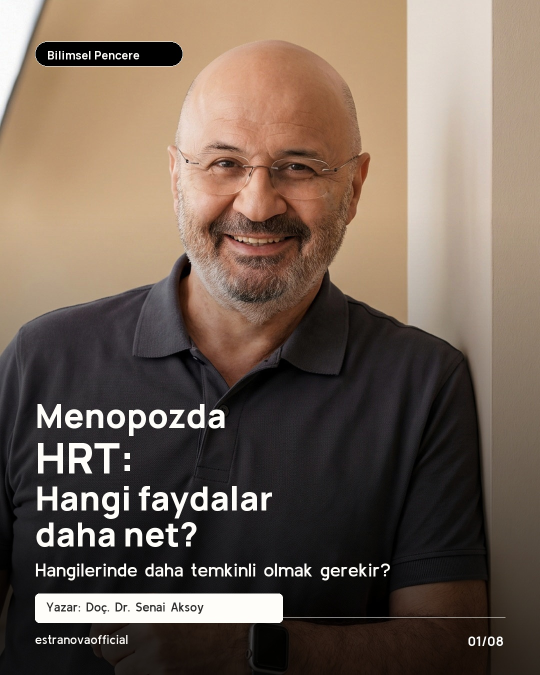
#> input picture output/instagram/2026-06-30-menopoz-hrt-avantajlari/estranova-hrt-carousel-01.jpg, 1080 x 1350 px, given in place of fotograf_4x5_1080x1350.jpg, which was not available (shown at 1/2 size); the run also reads 1 picture not shown here
$ python render_hrt_instagram_carousel.py
#> lines starting #> are read from the running program, lines starting #| are printed output that depends on the picture; pictures that were not available may be replaced by others from this repository, and a replacement may not be noted
from pathlib import Path
import textwrap

from PIL import Image, ImageDraw, ImageFont, ImageFilter


ROOT = Path(__file__).resolve().parents[1]
OUT = ROOT / "output" / "instagram" / "2026-06-30-menopoz-hrt-avantajlari"
PHOTO = Path(r"C:\Users\KC3\Downloads\fotograf_4x5_1080x1350.jpg")
STILL_LIFE = ROOT / "public" / "images" / "library" / "editorial" / "by-vajinal-saglik.webp"
FONT_DIR = ROOT / "scripts" / "fonts"

W, H = 1080, 1350

COLORS = {
    "cream": "#fffdf9",
    "cream_warm": "#f7f1ea",
    "ink": "#2d2d2d",
    "muted": "#6f625f",
    "pink": "#D81B60",
    "black": "#000000",
    "white": "#ffffff",
    "gold": "#b59a6a",
}


def font(name, size):
    return ImageFont.truetype(str(FONT_DIR / name), size=size)


FONTS = {
    "brand": font("Manrope-ExtraBold.ttf", 34),
    "eyebrow": font("Manrope-Bold.ttf", 48),
    "eyebrow_small": font("Manrope-Bold.ttf", 23),
    "title_xl": font("Manrope-ExtraBold.ttf", 84),
    "title_l": font("Manrope-ExtraBold.ttf", 66),
    "title": font("Manrope-ExtraBold.ttf", 58),
    "title_poster": font("Manrope-ExtraBold.ttf", 72),
    "subtitle": font("KulimPark-SemiBold.ttf", 38),
    "pull": font("KulimPark-SemiBoldItalic.ttf", 43),
    "quote": font("KulimPark-Regular.ttf", 60),
    "quote_sm": font("KulimPark-Regular.ttf", 52),
    "quote_bold": font("KulimPark-SemiBold.ttf", 48),
    "body": font("KulimPark-Regular.ttf", 35),
    "body_sm": font("KulimPark-Regular.ttf", 31),
    "body_bold": font("KulimPark-SemiBold.ttf", 36),
    "caption": font("KulimPark-Regular.ttf", 25),
    "caption_bold": font("KulimPark-SemiBold.ttf", 25),
    "number": font("Manrope-Bold.ttf", 26),
}


def hex_to_rgb(value):
    value = value.lstrip("#")
    return tuple(int(value[i : i + 2], 16) for i in (0, 2, 4))


def text_size(draw, text, fnt):
    box = draw.textbbox((0, 0), text, font=fnt)
    return box[2] - box[0], box[3] - box[1]


def wrap_text(draw, text, fnt, max_width):
    lines = []
    for paragraph in text.split("\n"):
        words = paragraph.split()
        line = ""
        for word in words:
            candidate = word if not line else f"{line} {word}"
            if text_size(draw, candidate, fnt)[0] <= max_width:
                line = candidate
            else:
                if line:
                    lines.append(line)
                if text_size(draw, word, fnt)[0] > max_width:
                    chunks = textwrap.wrap(word, width=18)
                    lines.extend(chunks[:-1])
                    line = chunks[-1]
                else:
                    line = word
        if line:
            lines.append(line)
        lines.append("")
    if lines and lines[-1] == "":
        lines.pop()
    return lines


# [10 lines left out: function draw_wrapped, not called in this run]


def draw_centered_wrapped(draw, center_y, text, fnt, fill, max_width, line_gap=16, paragraph_gap=24):
    lines = wrap_text(draw, text, fnt, max_width)
    heights = []
    total = 0
    for line in lines:
        if not line:
            heights.append(paragraph_gap)
            total += paragraph_gap
        else:
            h = text_size(draw, line, fnt)[1]
            heights.append(h)
            total += h + line_gap
    if lines:
        total -= line_gap
    y = center_y - total // 2
    for line, h in zip(lines, heights):
        if not line:
            y += h
            continue
        tw, _ = text_size(draw, line, fnt)
        draw.text(((W - tw) / 2, y), line, font=fnt, fill=fill)
        y += h + line_gap
    return y


def rounded(draw, box, radius, fill, outline=None, width=1):
    draw.rounded_rectangle(box, radius=radius, fill=fill, outline=outline, width=width)


def add_footer(draw, idx, total=8, dark=False):
    fill = COLORS["cream"] if dark else COLORS["ink"]
    muted = "#ffffffcc" if dark else "#2d2d2dcc"
    draw.text((70, H - 86), "estranovaofficial", font=FONTS["caption_bold"], fill=fill)
    draw.text((W - 145, H - 86), f"{idx:02d}/{total:02d}", font=FONTS["number"], fill=muted)
    draw.line((70, H - 116, W - 70, H - 116), fill=fill if dark else "#00000066", width=1)


def make_gradient_overlay():
    overlay = Image.new("RGBA", (W, H), (0, 0, 0, 0))
    px = overlay.load()
    for y in range(H):
        for x in range(W):
            bottom = max(0, (y - 420) / (H - 420))
            left = max(0, (650 - x) / 650)
            alpha = int(185 * bottom + 80 * left * bottom)
            px[x, y] = (0, 0, 0, min(alpha, 215))
    return overlay.filter(ImageFilter.GaussianBlur(8))


def slide_cover():
    img = Image.open(PHOTO).convert("RGB").resize((W, H), Image.Resampling.LANCZOS)
    img = img.convert("RGBA")
    img.alpha_composite(make_gradient_overlay())
    draw = ImageDraw.Draw(img)

    rounded(draw, (70, 83, 365, 132), 24, "#00000080", outline="#ffffff55")
    draw.text((94, 94), "Bilimsel Pencere", font=FONTS["eyebrow_small"], fill=COLORS["cream"])

    y = 785
    draw.text((70, y), "Menopozda", font=FONTS["title_l"], fill=COLORS["cream"])
    y += 72
    draw.text((70, y), "HRT:", font=FONTS["title_xl"], fill=COLORS["cream"])
    y += 93
    draw.text((70, y), "Hangi faydalar", font=FONTS["title_l"], fill=COLORS["cream"])
    y += 72
    draw.text((70, y), "daha net?", font=FONTS["title_l"], fill=COLORS["cream"])

    y += 95
    draw.text(
        (70, y),
        "Hangilerinde daha temkinli olmak gerekir?",
        font=FONTS["subtitle"],
        fill="#fffdf9e8",
    )
    y += 70
    rounded(draw, (70, y, 565, y + 58), 8, "#fffdf9e8")
    draw.text((92, y + 12), "Yazar: Doç. Dr. Senai Aksoy", font=FONTS["caption_bold"], fill=COLORS["ink"])

    add_footer(draw, 1, dark=True)
    return img.convert("RGB")


# [29 lines left out: functions base_slide, draw_body_slide, not called in this run]


def cover_crop(image, focus_x=0.5, focus_y=0.5):
    src_w, src_h = image.size
    scale = max(W / src_w, H / src_h)
    new_w = int(src_w * scale)
    new_h = int(src_h * scale)
    resized = image.resize((new_w, new_h), Image.Resampling.LANCZOS)
    left = int((new_w - W) * focus_x)
    top = int((new_h - H) * focus_y)
    left = max(0, min(left, new_w - W))
    top = max(0, min(top, new_h - H))
    return resized.crop((left, top, left + W, top + H))


# [31 lines left out: function slide_photo_five, not called in this run]


def add_noise(img, opacity=18):
    noise = Image.effect_noise((W, H), 18).convert("L")
    alpha = Image.new("L", (W, H), opacity)
    texture = Image.new("RGBA", (W, H), (255, 255, 255, 0))
    texture.putalpha(Image.composite(alpha, Image.new("L", (W, H), 0), noise.point(lambda p: 255 if p > 128 else 0)))
    base = img.convert("RGBA")
    base.alpha_composite(texture)
    return base.convert("RGB")


def quote_base(bg="#8a8580"):
    img = Image.new("RGB", (W, H), bg)
    return add_noise(img, opacity=10).convert("RGBA")


def add_quote_brand(draw, idx, total=8):
    brand = "E S T R A N O V A"
    bw, _ = text_size(draw, brand, FONTS["brand"])
    draw.text(((W - bw) / 2, H - 178), brand, font=FONTS["brand"], fill="#fffdf9f2")
    dot_y = H - 112
    spacing = 22
    start_x = W / 2 - ((total - 1) * spacing) / 2
    for i in range(total):
        fill = "#fffdf9" if i + 1 == idx else "#fffdf96a"
        r = 6 if i + 1 == idx else 5
        x = start_x + i * spacing
        draw.ellipse((x - r, dot_y - r, x + r, dot_y + r), fill=fill)


def quote_slide(idx, top, text, bg="#8a8580", small=False):
    img = quote_base(bg)
    draw = ImageDraw.Draw(img)
    tw, _ = text_size(draw, top.upper(), FONTS["eyebrow"])
    draw.text(((W - tw) / 2, 128), top.upper(), font=FONTS["eyebrow"], fill="#fffdf9e8")
    fnt = FONTS["quote_sm"] if small else FONTS["quote"]
    draw_centered_wrapped(draw, 638, f"“{text}”", fnt, "#fffdf9", 850, line_gap=20, paragraph_gap=32)
    add_quote_brand(draw, idx)
    return img.convert("RGB")


def quote_photo_slide_five():
    bg = cover_crop(Image.open(STILL_LIFE).convert("RGB"), focus_x=0.36, focus_y=0.5).convert("RGBA")
    overlay = Image.new("RGBA", (W, H), "#514b4698")
    bg.alpha_composite(overlay)
    bg = add_noise(bg.convert("RGB"), opacity=8).convert("RGBA")
    draw = ImageDraw.Draw(bg)
    top = "DOKU KONFORU"
    tw, _ = text_size(draw, top, FONTS["eyebrow"])
    draw.text(((W - tw) / 2, 128), top, font=FONTS["eyebrow"], fill="#fffdf9e8")
    text = (
        "Kuruluk, yanma ya da cinsel birliktelikte rahatsızlık kader değildir. "
        "Bazen küçük ve hedefli bir konuşma bile günlük konforu geri çağırabilir. Doğru soru daha sade: "
        "östrojen tüm vücuda etki eden bir HRT formuyla mı düşünülmeli, yoksa vajinal bölgeye uygulanan lokal östrojen yeterli olabilir mi?"
    )
    shadow = Image.new("RGBA", (W, H), (0, 0, 0, 0))
    shadow_draw = ImageDraw.Draw(shadow)
    shadow_draw.rounded_rectangle((74, 330, 1006, 970), radius=28, fill=(40, 36, 34, 58))
    bg.alpha_composite(shadow.filter(ImageFilter.GaussianBlur(28)))
    draw = ImageDraw.Draw(bg)
    draw_centered_wrapped(draw, 638, f"“{text}”", FONTS["quote_sm"], "#ffffff", 850, line_gap=21, paragraph_gap=32)
    add_quote_brand(draw, 5)
    return bg.convert("RGB")


def quote_final():
    img = quote_base("#807b76")
    draw = ImageDraw.Draw(img)
    top = "YAZININ TAMAMI"
    tw, _ = text_size(draw, top, FONTS["eyebrow"])
    draw.text(((W - tw) / 2, 118), top, font=FONTS["eyebrow"], fill="#fffdf9e8")
    text = (
        "HRT herkes için aynı karar değildir. Faydalar gerçek olabilir; ama yaş, risk tablosu, hedeflenen yakınma "
        "ve izlem planı birlikte okununca anlam kazanır."
    )
    draw_centered_wrapped(draw, 430, f"“{text}”", FONTS["quote_sm"], "#fffdf9", 850, line_gap=20)

    url_lines = [
        "estranova.com/bilimsel-pencere/",
        "yeni-arastirmalar/",
        "menopozda-hrt-avantajlari/",
    ]
    url_font = font("Manrope-Bold.ttf", 40)
    y = 750
    for line in url_lines:
        tw, _ = text_size(draw, line, url_font)
        draw.text(((W - tw) / 2, y), line, font=url_font, fill="#fffdf9")
        y += 55
    link = "Bağlantı profilde"
    tw, _ = text_size(draw, link, FONTS["subtitle"])
    draw.text(((W - tw) / 2, y + 36), link, font=FONTS["subtitle"], fill="#fffdf9")

    note = "Genel bilgilendirme amaçlıdır; bireysel tıbbi değerlendirme yerine geçmez."
    tw, _ = text_size(draw, note, FONTS["caption"])
    draw.text(((W - tw) / 2, H - 250), note, font=FONTS["caption"], fill="#fffdf9b8")
    add_quote_brand(draw, 8)
    return img.convert("RGB")


# [28 lines left out: function slide_final, not called in this run]


SLIDES = [
    slide_cover,
    lambda: quote_slide(
        2,
        "Ana çerçeve",
        "HRT konuşulurken mesele yalnızca başlayalım mı, başlamayalım mı değildir. Daha iyi soru şudur: Hangi yakınmayı azaltmak, hangi konfor alanını geri kazanmak, hangi riski izlemek istiyoruz?",
        bg="#8c8782",
        small=True,
    ),
    lambda: quote_slide(
        3,
        "Güçlü kanıt",
        "Toplantının ortasında yüzünüzün birden alev alması, gece ter içinde uyanıp sabah hiç uyumamış gibi hissetmek... HRT’nin en net fayda alanlarından biri bu sıcak basması ve gece terlemesi yükünü azaltmasıdır.",
        bg="#7f7974",
        small=True,
    ),
    lambda: quote_slide(
        4,
        "Uyku ve yaşam",
        "HRT bir uyku ilacı değildir. Ama gece terlemesi ve sıcak basması azaldığında uykuyu bölen ana tetikleyiciler geri çekilebilir. Daha toparlanmış sabah hissi çoğu zaman bu dolaylı zincirden gelir.",
        bg="#918b85",
        small=True,
    ),
    quote_photo_slide_five,
    lambda: quote_slide(
        6,
        "Kemik sağlığı",
        "Sıcak basmaları azaldığında rahatlama günlük hayatta hızla hissedilebilir. Kemik sağlığında ise etki daha uzun vadeye yayılır: amaç kemik kaybını yavaşlatmak ve ileride oluşabilecek kırık riskini azaltmaya yardımcı olmaktır.",
        bg="#837d78",
        small=True,
    ),
    lambda: quote_slide(
        7,
        "Temkinli alanlar",
        "HRT kilo verdiren ya da gençleştiren bir yöntem gibi anlatılmamalıdır. Daha doğru cümle şudur: doğru kişide sıcak basması, gece terlemesi ve vajinal kuruluk gibi şikayetleri azaltarak yaşam kalitesini destekleyebilen tıbbi bir seçenektir.",
        bg="#8b8580",
        small=True,
    ),
    quote_final,
]


def make_contact_sheet(paths):
    thumbs = []
    for path in paths:
        img = Image.open(path).convert("RGB")
        img.thumbnail((270, 338), Image.Resampling.LANCZOS)
        thumbs.append(img.copy())
    sheet = Image.new("RGB", (4 * 300 + 50, 2 * 380 + 60), COLORS["cream"])
    draw = ImageDraw.Draw(sheet)
    for i, thumb in enumerate(thumbs):
        x = 25 + (i % 4) * 300
        y = 25 + (i // 4) * 380
        sheet.paste(thumb, (x, y))
        draw.text((x, y + thumb.height + 8), f"Slayt {i + 1}", font=FONTS["caption"], fill=COLORS["ink"])
    return sheet


def main():
    OUT.mkdir(parents=True, exist_ok=True)
    paths = []
    for i, factory in enumerate(SLIDES, start=1):
        img = factory()
        jpg_path = OUT / f"estranova-hrt-carousel-{i:02d}.jpg"
        png_path = OUT / f"estranova-hrt-carousel-{i:02d}.png"
        img.save(jpg_path, quality=95, optimize=True, progressive=True)
        img.save(png_path)
        paths.append(jpg_path)
#> this loop made 8 passes
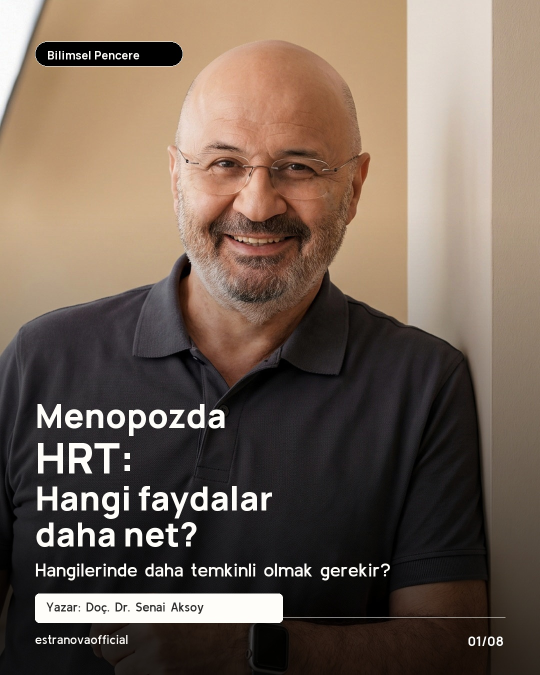
#> input picture output/instagram/2026-06-30-menopoz-hrt-avantajlari/estranova-hrt-carousel-01.jpg, 1080 x 1350 px, given in place of fotograf_4x5_1080x1350.jpg, which was not available (shown at 1/2 size)
#> pass 1, in main, `img = factory()`:
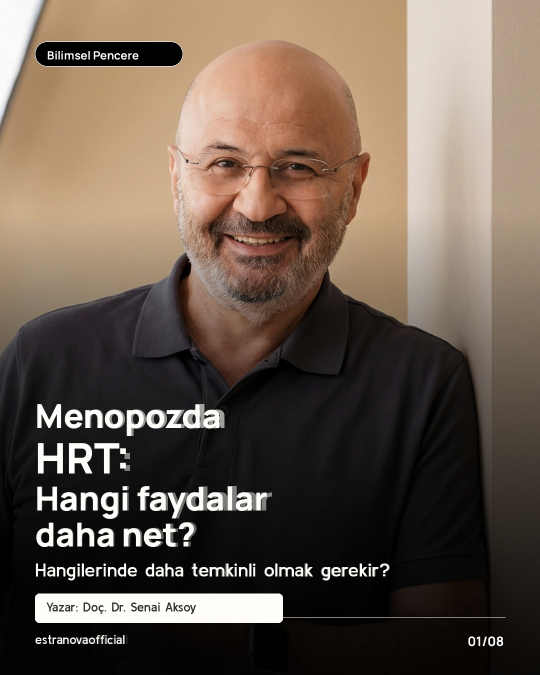
#> img: PIL image 1080x1350 RGB (shown at 1/2 size); mean R, G, B 104.9, 90.1, 78.2
#> pass 2, in quote_base, `img = Image.new("RGB", (W, H), bg)`:
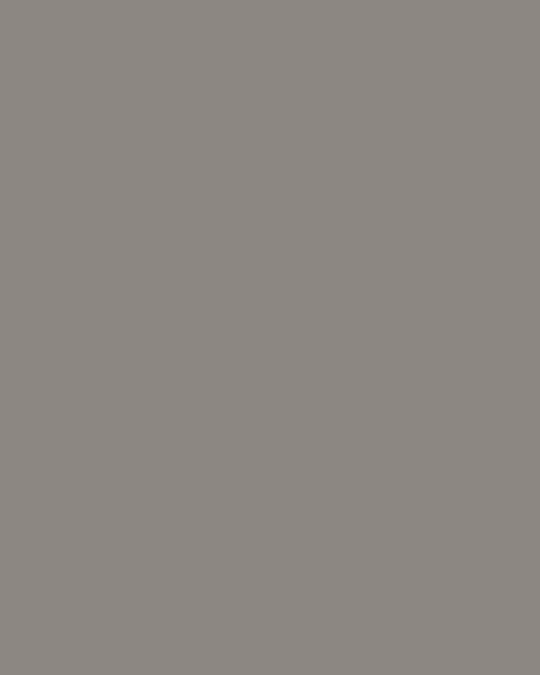
#> img: PIL image 1080x1350 RGB (shown at 1/2 size); mean R, G, B 140, 135, 130
#> after the loop:
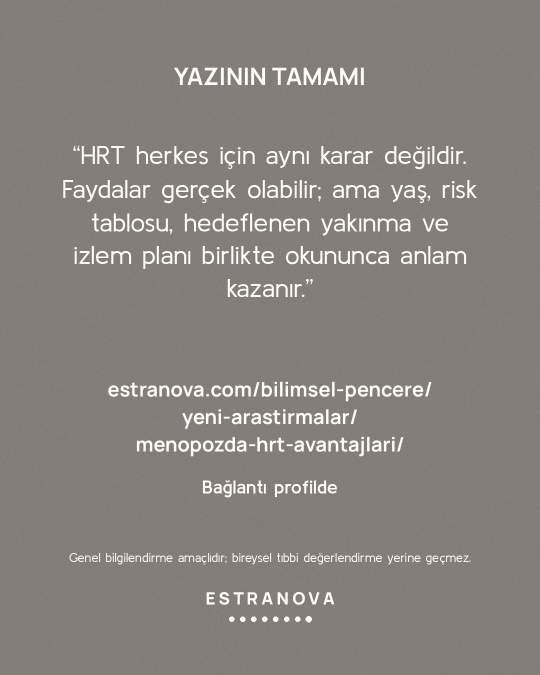
#> img: PIL image 1080x1350 RGB (shown at 1/2 size); mean R, G, B 135.8, 130.9, 126
#> after the loop, paths = 8 items

    sheet = make_contact_sheet(paths)
#> in make_contact_sheet, `img.thumbnail((270, 338), Image.Resampling.LANCZOS)`:
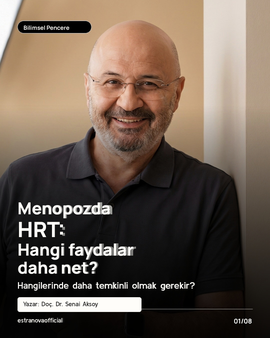
#> img: PIL image 270x338 RGB; mean R, G, B 104.9, 90.2, 78.2
#> in make_contact_sheet, `sheet = Image.new("RGB", (4 * 300 + 50, 2 * 380 + 60), COLORS["cream"])`:
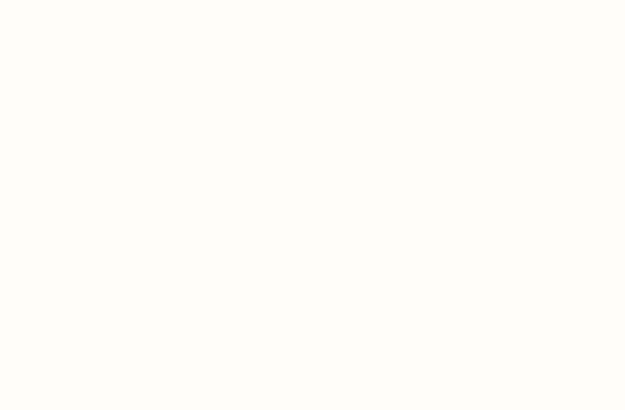
#> sheet: PIL image 1250x820 RGB (shown at 1/2 size); mean R, G, B 255, 253, 249
#> the loop in make_contact_sheet, `for i, thumb in enumerate(thumbs):` made 8 passes
#> (x, y) on passes 1 to 8: (25, 25), (325, 25), (625, 25), (925, 25), (25, 405), (325, 405), (625, 405), (925, 405)
#> after the loop in make_contact_sheet, `for i, thumb in enumerate(thumbs):`:
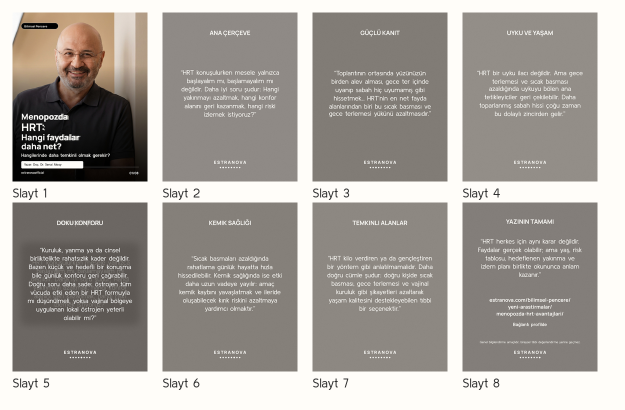
#> sheet: PIL image 1250x820 RGB (shown at 1/2 size); mean R, G, B 167.4, 162.5, 157.2
    sheet_path = OUT / "contact-sheet.jpg"
    sheet.save(sheet_path, quality=94, optimize=True)
    print(sheet_path)


if __name__ == "__main__":
    main()
